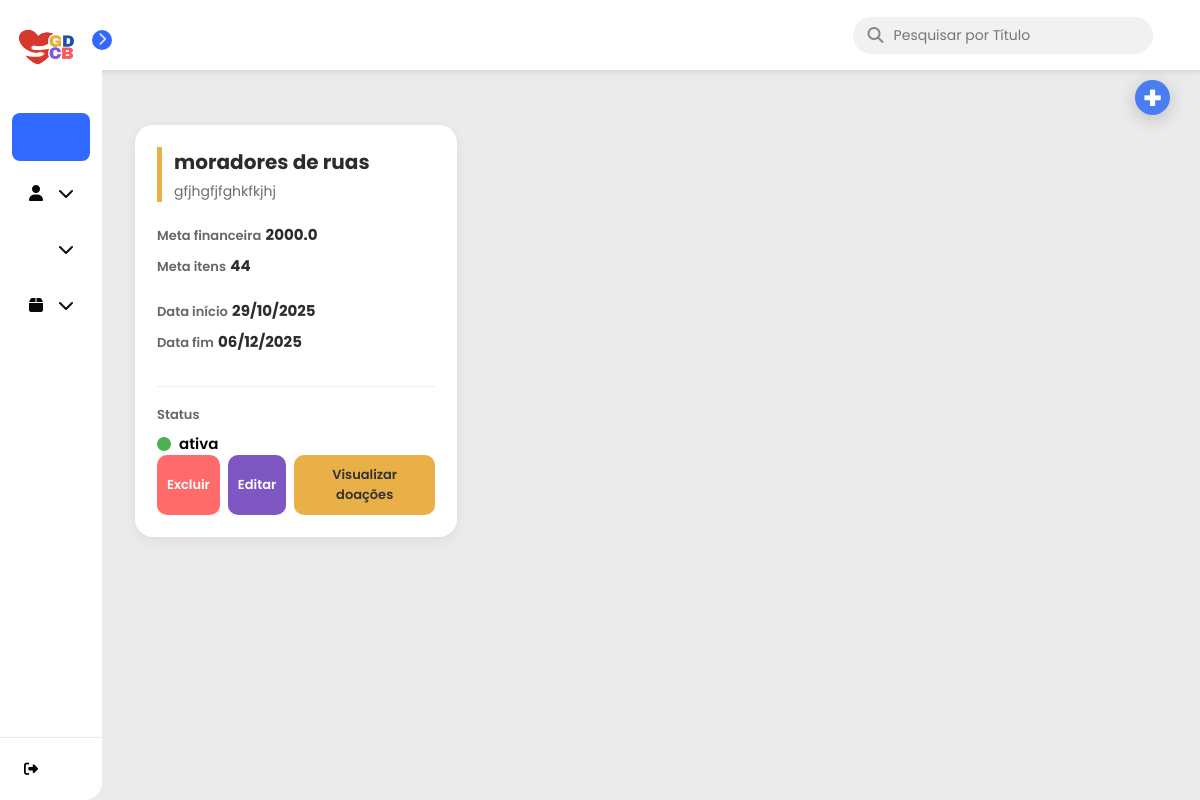
The page /campanhas/ (signed in) on the database as committed earlier.
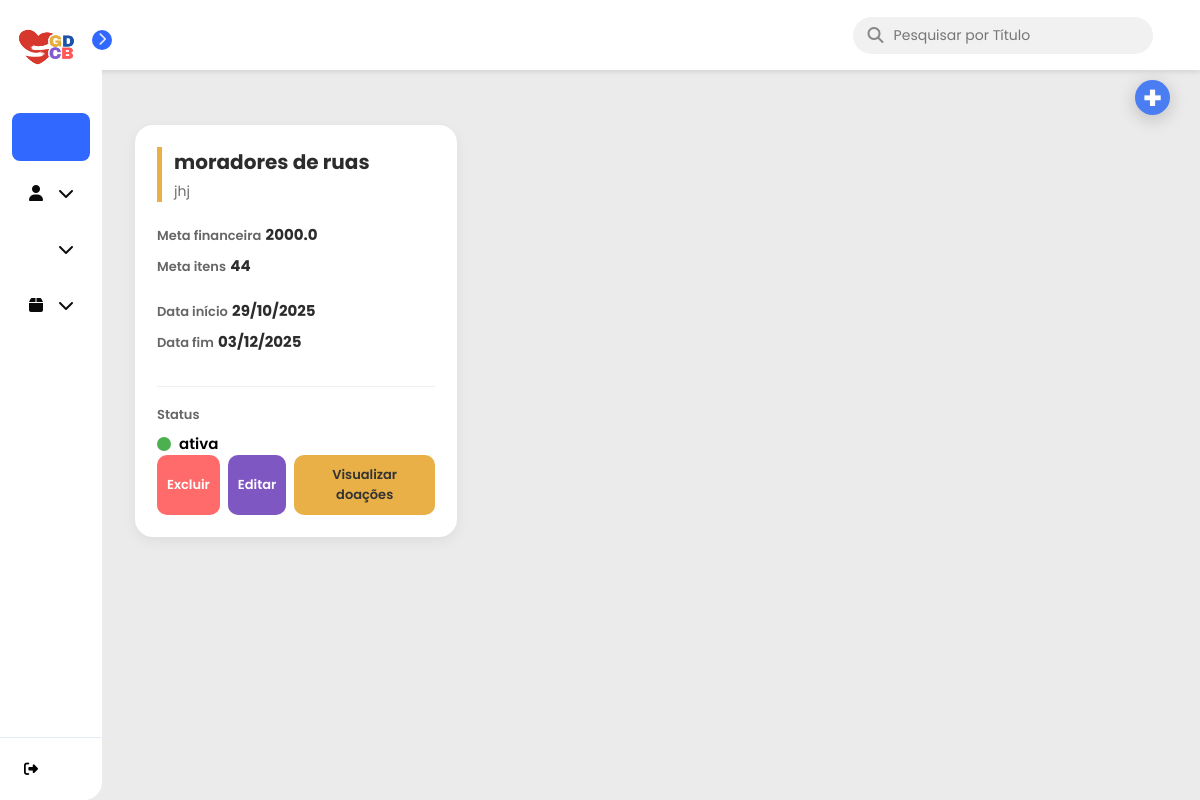
The same page on the database as committed later.
### models.py (models this page shows)
class Campanha(SQLModel, table=True):
    __tablename__ = "campanhas"
    id: Optional[int] = Field(default=None, primary_key=True)
    titulo: str
    descricao: str
    meta_financeira: float | None = None
    meta_itens: int | None = None
    data_inicio: Optional[date]
    data_fim: Optional[date]
    status: str
    data_criacao: date = Field(default_factory=date.today)
    categoria_id: Optional[int] = Field(default=None, foreign_key="categorias.id")
    admin_id: int = Field(foreign_key="admin.id")
    admin: Optional["Admin"] = Relationship(back_populates="campanhas")
    doacoes: List["Doacao"] = Relationship(back_populates="campanha")
    relatorios: List["Relatorio"] = Relationship(back_populates="campanha")

### controllers/campanhas.py (the view)
@router.get("/", response_class=HTMLResponse)
def listar_campanhas(
    request: Request,
    search: str | None = None,
    session: Session = Depends(get_session),
    user: dict = Depends(get_current_user)
):
    query = select(Campanha).where(Campanha.admin_id == user["id"])
    if search:
        search_term = f"%{search}%"
        query = query.where(
            (Campanha.titulo.ilike(search_term)) |
            (Campanha.descricao.ilike(search_term))
        )
    campanhas = session.exec(query).all()
    return templates.TemplateResponse(
        "card_campanha.html",
        {"request": request, "campanhas": campanhas, "search": search}
    )

### templates/card_campanha.html (shortened to what this page needs)
{% extends 'base.html' %}
{% block head %}
    <link rel="stylesheet" href="{{ url_for('static', path='/card_campanha.css') }}">
    <link rel="stylesheet" href="{{ url_for('static', path='/cadastro_campanha.css') }}">
{% endblock %}
{% block content %}
    <div class="top-actions" style="margin-bottom: 20px;">
        <button id="openModalBtn" class="btn-add" style="padding: 10px 15px; cursor: pointer;">
            +
        </button>
    </div>
    <div class="cards-container">
        {% for campanha in campanhas %}
            <div class="card-campanha">
                <div class="card-header">
                    <h3 class="campanha-titulo">{{ campanha.titulo }}</h3>
                    <p class="campanha-descricao">{{ campanha.descricao }}</p>
                </div>
                <div class="card-body">
                    <div class="info-bloco metas">
                        <div class="info-item">
                            <span class="label">Meta financeira</span>
                            <span class="valor">{{ campanha.meta_financeira }}</span>
                        </div>
                        <div class="info-item">
                            <span class="label">Meta itens</span>
                            <span class="valor">{{ campanha.meta_itens }}</span>
                        </div>
                    </div>
                    <div class="info-bloco datas">
                        <div class="info-item">
                            <span class="label">Data início</span>
                            <span class="valor-data">{{ campanha.data_inicio.strftime('%d/%m/%Y') if campanha.data_inicio else '-' }}</span>
                        </div>
                        <div class="info-item">
                            <span class="label">Data fim</span>
                            <span class="valor-data">{{ campanha.data_fim.strftime('%d/%m/%Y') if campanha.data_fim else '-' }}</span>
                        </div>
                    </div>
                    <div class="info-bloco status-row">
                        <span class="label">Status</span>
                        <div class="status-display">
                            <div class="status-indicator {{ campanha.status | lower }}"></div>
                            <span class="status-texto">{{ campanha.status }}</span>
                        </div>
                    </div>
                </div>
                <div class="card-footer">
                    <form action="/campanhas/deletar/{{ campanha.id }}" method="post" style="display: inline;">
                        <button type="submit" class="btn btn-excluir" onclick="return confirm('Tem certeza que deseja EXCLUIR a campanha {{ campanha.titulo }}?')">
                            Excluir
                        </button>
                    </form>
                    <button
                        class="btn btn-editar"
                        onclick="openEditModal(
                            {{ campanha.id }},
                            '{{ campanha.titulo }}',
                            '{{ campanha.descricao }}',
                            {{ campanha.meta_financeira }},
                            {{ campanha.meta_itens }},
                            '{{ campanha.data_inicio.strftime('%Y-%m-%d') if campanha.data_inicio else '' }}',
                            '{{ campanha.data_fim.strftime('%Y-%m-%d') if campanha.data_fim else '' }}',
                            '{{ campanha.status }}'
                        )">
                        Editar
                    </button>
                    <button class="btn btn-visualizar"
                        onclick="window.location.href='/campanhas/{{ campanha.id }}/doacoes'">
                        Visualizar doações
                    </button>
                </div>
            </div>
        {% endfor %}
    </div>
{% endblock %}

### templates/base.html (shortened to what this page needs)
<!DOCTYPE html>
<html lang="pt-br">
<head>
    <link rel="stylesheet" href="https://cdnjs.cloudflare.com/ajax/libs/font-awesome/6.5.1/css/all.min.css" />
    <link rel="stylesheet" href="{{ url_for('static', path='/base.css') }}">
    <link href="https://cdn.boxicons.com/fonts/basic/boxicons.min.css" rel="stylesheet">
    {% block head %}{% endblock %}
</head>
<body>
    <header class="top-header">
        <div class="search-bar">
            <i class="fa-solid fa-magnifying-glass search-icon"></i>
            <input
                id="searchInput"
                type="text"
                placeholder="Pesquisar por Título "
                value="{{ request.query_params.get('search') if request.query_params.get('search') else '' }}"
            >
        </div>
    </header>
    <nav id="sidebar">
        <div id="sidebar_content">
            <div id="user">
                <a href="{{ url_for('dashboard') }}">
                    <img src="/static/assets/logo.png" id="user_avatar" alt="Avatar">
                </a>
            </div>
            <ul id="side_items">
                <li class="side-item active">
                    <a href="{{ url_for('dashboard') }}">
                        <i class='bx bx-home'></i>
                    </a>
                </li>
                <li class="side-item has-submenu">
                    <a href="#" class="submenu-toggle">
                        <i class="fa-solid fa-user"></i>
                        <i class="fa-solid fa-chevron-down arrow"></i>
                    </a>
                </li>
                <li class="side-item has-submenu">
                    <a href="#" class="submenu-toggle">
                        <i class='bx bxs-handshake' style='color:#050404; font-size: 22px;'></i>
                        <i class="fa-solid fa-chevron-down arrow"></i>
                    </a>
                </li>
                <li class="side-item has-submenu">
                    <a href="#" class="submenu-toggle">
                        <i class="fa-solid fa-box"></i>
                        <i class="fa-solid fa-chevron-down arrow"></i>
                    </a>
                </li>
            </ul>
            <button id="open_btn">
                <i id="open_btn_icon" class="fa-solid fa-chevron-right"></i>
            </button>
        </div>
        <div id="logout">
           <form action="{{ url_for('logout') }}" method="get">
                <button id="logout_btn" type="submit">
                    <i class="fa-solid fa-right-from-bracket"></i>
                </button>
            </form>
        </div>
    </nav>
    <main>
        {% if campanhas is defined and campanhas|length == 0 %}
            <div class="empty-message">
                <i class="fa-solid fa-circle-info"></i>
                Nenhuma campanha {{ titulo|lower }} encontrada.
            </div>
        {% else %}
            {% block content %}{% endblock %}
        {% endif %}
    </main>
</body>
</html>

### static/base.css (style rules this page uses)
* { margin: 0; padding: 0; box-sizing: border-box; font-family: 'Poppins', sans-serif; }
body { display: flex; min-height: 100vh; background-color: #ebebeb; }
#sidebar { display: flex; flex-direction: column; justify-content: space-between; background-color: #ffffff; height: 100vh; border-radius: 0px 18px 18px 0px; position: fixed; left: 0; top: 0; transition: all .5s; min-width: 82px; z-index: 20; }
#sidebar_content { padding: 12px; }
#user { display: flex; align-items: center; gap: 8px; margin-bottom: 24px; }
#user_avatar { width: 70px; height: 70px; object-fit: cover; border-radius: 20px; }
#side_items { display: flex; flex-direction: column; gap: 8px; list-style: none; }
.side-item { border-radius: 8px; padding: 14px; cursor: pointer; }
.side-item.active { background-color: #3168ff; }
.side-item a { text-decoration: none; display: flex; align-items: center; justify-content: center; color: #0a0a0a; }
.side-item.active a { color: #e3e9f7; }
.side-item a i { display: flex; align-items: center; justify-content: center; width: 20px; height: 20px; }
#logout { border-top: 1px solid #e3e9f7; padding: 12px; }
#logout_btn { border: none; padding: 12px; font-size: 14px; display: flex; gap: 20px; align-items: center; border-radius: 8px; text-align: start; cursor: pointer; background-color: transparent; }
#open_btn { position: absolute; top: 30px; right: -10px; background-color: #3168ff; color: #e3e9f7; border-radius: 100%; width: 20px; height: 20px; border: none; cursor: pointer; }
#open_btn_icon { transition: transform .3s ease; }
.has-submenu .arrow { margin-left: auto; transition: transform 0.3s; }
.top-header { background-color: #ffffff; padding: 15px 30px; display: flex; justify-content: space-between; align-items: center; position: fixed; top: 0; right: 0; left: 82px; height: 70px; box-shadow: 0 2px 5px rgba(0, 0, 0, 0.1); z-index: 10; transition: left 0.5s; }
.search-bar { display: flex; align-items: center; background-color: #f1f1f1; border-radius: 20px; padding: 8px 15px; width: 300px; margin-left: 70%; }
.search-bar input { border: none; background-color: transparent; outline: none; margin-left: 10px; font-size: 14px; width: 100%; }
.search-bar .search-icon { color: #888; }
main { padding: 100px 30px 30px 30px; margin-left: 0; padding-left: 110px; width: 100%; }

### static/card_campanha.css (style rules this page uses)
.top-actions { position: fixed; top: 80px; right: 30px; z-index: 999; margin-bottom: 20px; }
.btn-add { width: 35px; height: 35px; display: flex; align-items: center; justify-content: center; background-color: #4a7df2; color: #fff; border: none; border-radius: 50%; font-size: 32px; font-weight: 700; cursor: pointer; transition: transform .2s ease, background .2s ease; box-shadow: 0px 4px 18px rgba(0,0,0,0.20); }
.cards-container { display: grid; grid-template-columns: repeat(auto-fill, minmax(300px, 1fr)); gap: 22px; padding: 25px; }
.card-campanha { background: #ffffff; border-radius: 18px; padding: 22px; display: flex; flex-direction: column; min-height: 330px; box-shadow: 0 4px 14px rgba(0, 0, 0, 0.06); transition: transform .15s ease, box-shadow .2s ease; }
.card-header { border-left: 5px solid #E8B047; padding-left: 12px; margin-bottom: 20px; }
.campanha-titulo { font-size: 20px; font-weight: 700; margin: 0; color: #2c2c2c; }
.campanha-descricao { font-size: 14px; color: #6d6d6d; margin-top: 4px; }
.card-body { display: flex; flex-direction: column; gap: 14px; }
.info-item { margin-bottom: 6px; }
.label { font-size: 13px; font-weight: 600; color: #666; }
.valor, .valor-data { font-size: 15px; font-weight: 700; color: #2c2c2c; }
.status-row { margin-top: 12px; padding-top: 14px; border-top: 1px solid #eee; }
.status-display { display: flex; align-items: center; gap: 8px; margin-top: 6px; }
.status-indicator { width: 14px; height: 14px; border-radius: 50%; }
.status-indicator.ativa { background: #4CAF50; }
.status-texto { font-size: 15px; font-weight: 600; }
.card-footer { margin-top: auto; display: flex; justify-content: space-between; gap: 8px; }
.btn { padding: 10px 10px; border: none; border-radius: 10px; font-size: 13px; font-weight: 600; cursor: pointer; transition: background .2s ease, transform .15s ease; }
.btn-excluir { background: #ff6b6b; color: #fff; height: 60px; }
.btn-editar { background: #7e57c2; color: #fff; }
.btn-visualizar { background: #e8b047; color: #333; }

Rows that differ between the two databases and show on the page:
changed Campanha "moradores de ruas": descricao "gfjhgfjfghkfkjhj" → "jhj"; data_fim "06/12/2025" → "03/12/2025"
